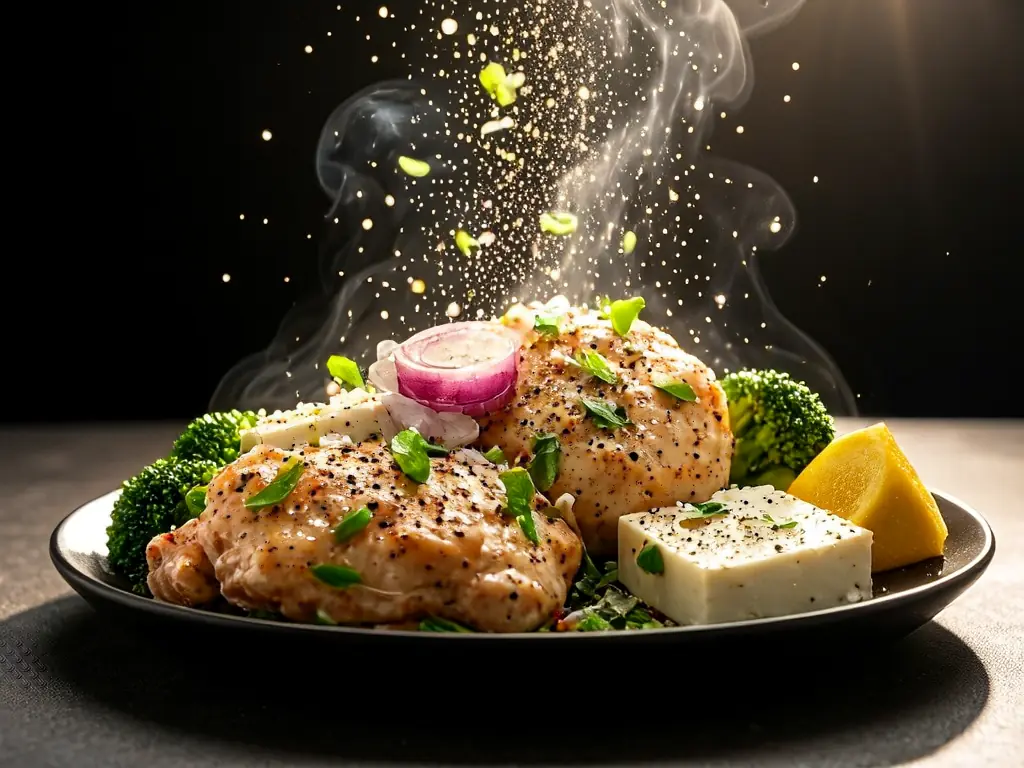
#> input picture prisma/seed-images/hero-af-chicken-thighs.webp, 1024 x 768 px
$ python make-thumbs.py --dir ../prisma/seed-images
#> lines starting #> are read from the running program, lines starting #| are printed output that depends on the picture
"""Make 480 px WebP thumbnails (<name>.thumb.webp) for card grids.

Card grids load `/api/images/<id>?w=thumb` instead of the full-size original; the route serves the
thumbnail that sits next to the original and falls back to the original when there is none yet.
Only writes thumbnails that are missing; never touches the originals. Needs Pillow (pip install pillow).

  Local folder (e.g. the shipped seed pictures):
    python scripts/make-thumbs.py --dir prisma/seed-images --glob "hero-*.webp"
  Pictures rendered later, inside the app container's images volume:
    python scripts/make-thumbs.py --container <app-container> [--container-dir /data/images]
"""
import argparse
import fnmatch
import subprocess
import tempfile
from pathlib import Path

from PIL import Image

SIZE = 480
QUALITY = 72
EXTS = (".png", ".webp", ".jpg", ".jpeg")


def is_original(name: str, pattern: str) -> bool:
    return name.lower().endswith(EXTS) and not name.endswith(".thumb.webp") and fnmatch.fnmatch(name, pattern)


def thumb_name(name: str) -> str:
    return name.rsplit(".", 1)[0] + ".thumb.webp"


def make(src: Path, dst: Path) -> None:
    with Image.open(src) as im:
#> im is the input picture: PIL image 1024x768 RGB; mean R, G, B 77.2, 65.4, 46.2
        im = im.convert("RGB")
        im.thumbnail((SIZE, SIZE))
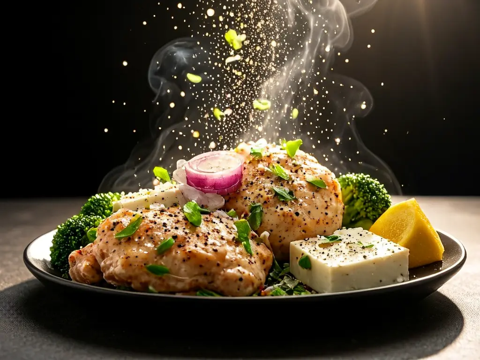
#> im: PIL image 480x360 RGB; mean R, G, B 77.2, 65.4, 46.2
        # a fresh RGB image carries no EXIF/XMP/ICC, so the thumbnail ships without metadata
        im.save(dst, "WEBP", quality=QUALITY, method=6)


def todo_list(names: list[str], pattern: str) -> list[str]:
    have = set(names)
    return [n for n in names if is_original(n, pattern) and thumb_name(n) not in have]


def run_local(folder: Path, pattern: str) -> None:
    todo = todo_list(sorted(p.name for p in folder.iterdir() if p.is_file()), pattern)
    print(f"{len(todo)} thumbnails to make in {folder}")
    for i, name in enumerate(todo, 1):
        make(folder / name, folder / thumb_name(name))
        if i % 100 == 0:
            print(f"  {i}/{len(todo)}")
#> pass 2 of the loop in run_local, `for i, name in enumerate(todo, 1):`:
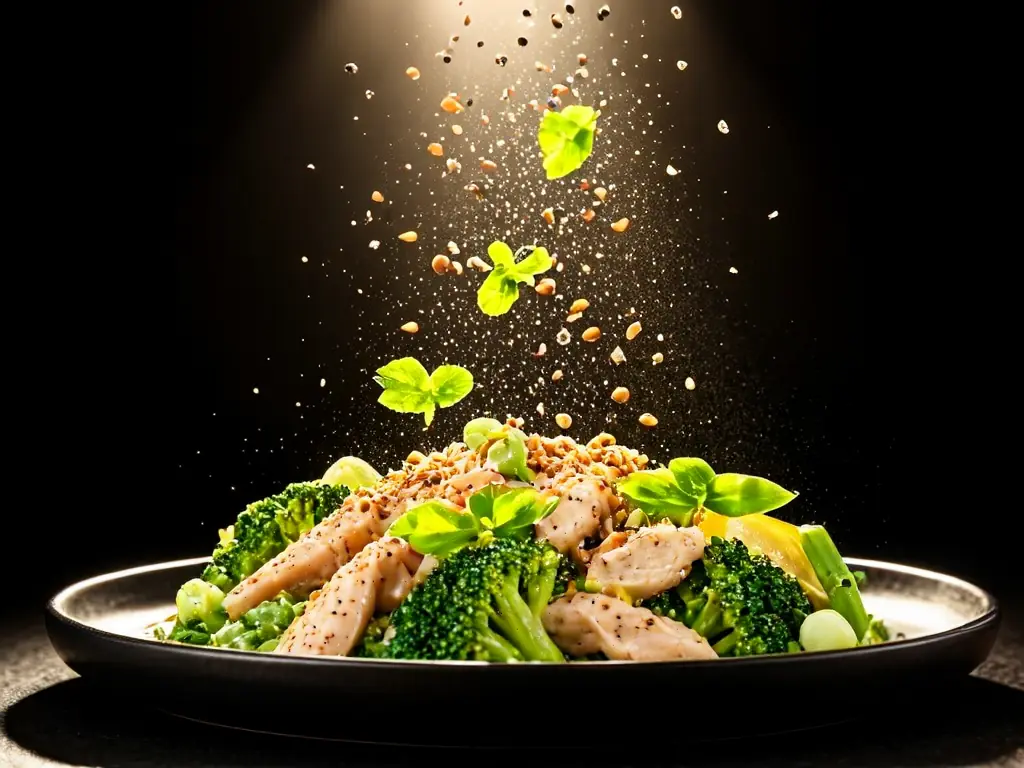
#> input picture prisma/seed-images/hero-broccoli-chicken-salad.webp, 1024 x 768 px
#> in make, im is the input picture: PIL image 1024x768 RGB; mean R, G, B 56, 49.6, 26.3
#> in make (call 2), `im.thumbnail((SIZE, SIZE))`:
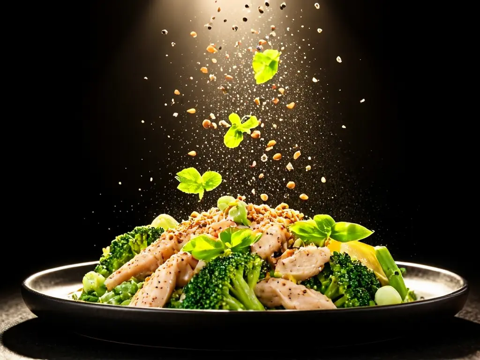
#> im: PIL image 480x360 RGB; mean R, G, B 56, 49.6, 26.3


def run_container(container: str, cdir: str, pattern: str) -> None:
    def sh(*args: str) -> str:
        return subprocess.run(args, check=True, capture_output=True, text=True).stdout

    todo = todo_list(sh("docker", "exec", container, "ls", cdir).split(), pattern)
    print(f"{len(todo)} thumbnails to make in {container}:{cdir}")
    if not todo:
        return
    with tempfile.TemporaryDirectory() as tmp:
        src, out = Path(tmp, "src"), Path(tmp, "out")
        src.mkdir()
        out.mkdir()
        for i, name in enumerate(todo, 1):
            subprocess.run(["docker", "cp", f"{container}:{cdir}/{name}", str(src / name)], check=True, capture_output=True)
            make(src / name, out / thumb_name(name))
            (src / name).unlink()
            if i % 100 == 0:
                print(f"  {i}/{len(todo)}")
        # one docker cp for all new thumbnails ("<dir>/." copies the folder's contents)
        subprocess.run(["docker", "cp", str(out) + "/.", f"{container}:{cdir}/"], check=True)


def main() -> None:
    ap = argparse.ArgumentParser(description=__doc__, formatter_class=argparse.RawDescriptionHelpFormatter)
    where = ap.add_mutually_exclusive_group(required=True)
    where.add_argument("--dir", type=Path, help="local folder with the originals")
    where.add_argument("--container", help="running app container that holds the images volume")
    ap.add_argument("--container-dir", default="/data/images", help="images folder inside the container (IMAGES_DIR)")
    ap.add_argument("--glob", default="*", help='only originals matching this name pattern, e.g. "hero-*.webp"')
    a = ap.parse_args()
    if a.dir:
        run_local(a.dir, a.glob)
    else:
        run_container(a.container, a.container_dir, a.glob)
    print("done")


if __name__ == "__main__":
    main()
